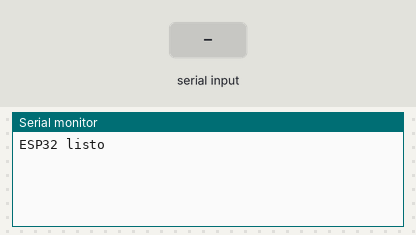
A sketch run on a simulated ESP32. Parts: the last lines printed to the serial monitor. Inputs (shaded band) come from the test bench.

Above: at 1.2 s.
1.3 s: "1" received over the second serial link
At 2.5 s:
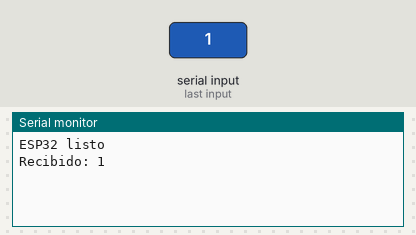
2.8 s: "0" received over the second serial link
At 3.6 s:
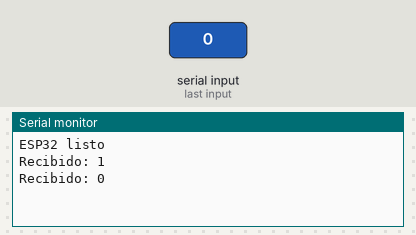
4.3 s: "2" received over the second serial link
At 4.8 s:
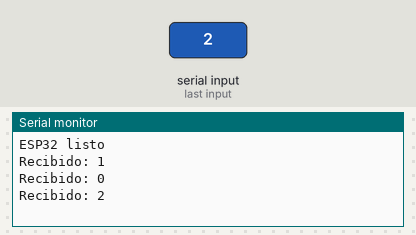

The sketch:

esclavo.ino
```cpp
// ESP32 Esclavo
#define RXD2 16
#define TXD2 17
#define LED 2


void setup() {
    Serial.begin(600);
    Serial2.begin(600, SERIAL_8N1, RXD2, TXD2);

    Serial.println("ESP32 listo");
}

void loop() {
    // Enviar datos
    //Serial2.print("A");
    //Serial.println("A");

    // Leer si hay datos
    if (Serial2.available()) {
        char data = Serial2.read();
        Serial.print("Recibido: ");
        Serial.println(data);
    }

    //delay(100);
}
```

Measured:
- after the input at 1.3 s, the serial monitor: prints a new line at once (image 1)
- after the input at 2.8 s, the serial monitor: prints a new line at once (image 2)
- after the input at 4.3 s, the serial monitor: prints a new line at once (image 3)
